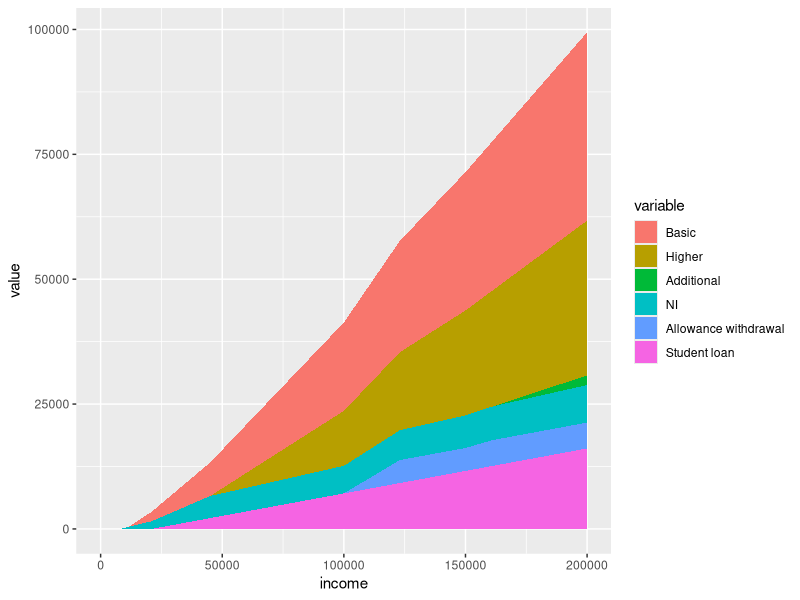
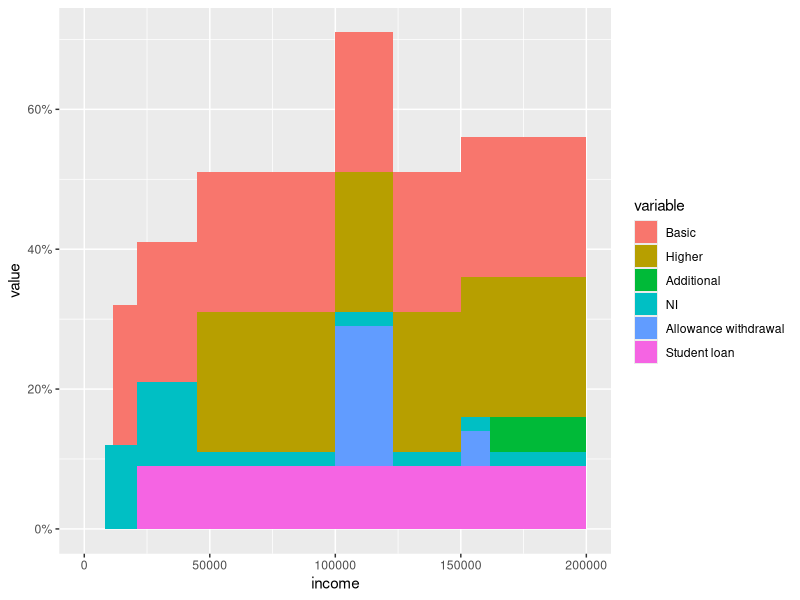

Reproduce these figures in R, in order.
# source this file with source('income-tax.R')

library(ggplot2)
library(reshape2)

# this should be an array of gross incomes over which we
# want to plot our data

# few_incomes is a replacement for gross_incomes which can be
# used for quick experimentations - graphs plot much faster with
# this much smaller dataset.
few_incomes <- c(100,10000, 15000, 15100, 44999,45001, 46000, 60000, 149000, 152000, 200000)

gross_incomes <- seq(1,200000, by=50)

# parameters defined by government:

# INCOME TAX #

# all of these sterling amounts are per annum.

# you get this much tax free:
personal_allowance <- 11500

# after which you're taxed at the Basic Rate:
basic_rate <- 0.2

# basic rate tax band is up to this much (after allowances):
higher_rate_threshold <- 33500

# at which point you are taxed at the Higher Rate:
higher_rate <- 0.4

# and then when you reach this much (after allowances):
additional_rate_threshold <- 150000

# you are taxed at the Additional Rate:
additional_rate <- 0.45 

# Personal allowance progressive withdrawl

# Your personal allowance goes down by one pound for
# every n pounds that your gross income is over the
# limit:
personal_allowance_withdrawl_unit <- 2
personal_allowance_withdrawl_limit <- 100000


# NATIONAL INSURANCE #

# these figures are class 1, regular employee amounts
# The UK government gives these in monthly, not annual, amounts
# so all of these sterling amounts are per calendar month

# the primary threshold is:
primary_threshold <- 680

# above the primary threshold
# to the upper earnings limit
# you pay:
primary_rate <- 0.12

# the upper earnings limit is:
upper_earnings_limit <- 3750

# above the upper earnings limit
# you pay:
upper_rate <- 0.02


# STUDENT LOAN #

# if your income is above (per annum)
student_loan_threshold = 21000

# then you will repay this much of your
# income over that:
student_loan_rate = 0.09

# End of government parameters #

basic_tax <- function(adj) { 
  max(0, adj * 0.2)
}

higher_tax <- function(adj) {
  max(0, (adj - higher_rate_threshold) * (higher_rate - basic_rate))
}

additional_tax <- function(adj) {
  max(0, (adj - additional_rate_threshold) * (additional_rate - higher_rate))
}

basic_tax_pa <- function(gross) {
  basic_tax(gross - personal_allowance)
}

higher_tax_pa <- function(gross) {
  higher_tax(gross - personal_allowance)
}

additional_tax_pa <- function(gross) {
  additional_tax(gross - personal_allowance)
}

tax_function <- function(gross, allowance) {
  post_allowance <- gross - allowance
  basic_tax(post_allowance) + higher_tax(post_allowance) + additional_tax(post_allowance)
}


# this doesn't work so well as a cumulation of rates, because the basic
# rate is 12%, and then higher than that is effectively a -10% on top
# of that. So will compute it as a single value, rather than tiers.
national_insurance_basic <- function(gross) {
  max(0, (gross - (primary_threshold * 12)) * primary_rate)
}

# this one looks a bit different to the others because it *can* give
# a negative contribution. max is moved to a different position, that
# might also work in the others?
national_insurance_higher <- function(gross) {
  max(0,(gross - (upper_earnings_limit * 12))) * (upper_rate - primary_rate)
}

national_insurance <- function(gross) {
  national_insurance_basic(gross) + national_insurance_higher(gross)
}


allowance_withdrawl <- function(gross) {
 withdrawn_allowance <- max(0, min(personal_allowance, (gross - personal_allowance_withdrawl_limit) / personal_allowance_withdrawl_unit))
 remaining_allowance <- personal_allowance - withdrawn_allowance
 tax_function(gross, remaining_allowance) - tax_function(gross, personal_allowance) 
}

student_loan <- function(gross) {
  max(0, (gross - student_loan_threshold) * student_loan_rate)
}

fr <- function(incomes) {
  x <- data.frame(incomes,
                        sapply(incomes, basic_tax_pa),
                        sapply(incomes, higher_tax_pa),
                        sapply(incomes, additional_tax_pa),
                        sapply(incomes, national_insurance),
                        sapply(incomes, allowance_withdrawl),
                        sapply(incomes, student_loan)
                       )
  colnames(x) <- c('income', "Basic","Higher","Additional","NI","Allowance withdrawal", "Student loan")
  x
}

tax_frame <- fr(gross_incomes)
few_tax_frame <- fr(few_incomes)

# produces a stacked plot of how each much tax comes from each
# component in total
ggplot(melt(tax_frame, id.vars='income'),
       aes(x=income, y=value, fill=variable)) + geom_area()

# i would like each row to be replaced with the difference
# with the previous row, in tax_frame (except column 1, incomes)
# and then normalised by the difference in column 1.

tax_matrix <- as.matrix(tax_frame)
marginal_tax_matrix <- tax_matrix[-1,] - tax_matrix[-(dim(tax_matrix)[1]),]

marginal_tax_matrix_normalised <- marginal_tax_matrix / marginal_tax_matrix[,1]

# put the original incomes back in:

marginal_tax_matrix_normalised[,1] <- tax_matrix[-1,1]

ggplot(melt(as.data.frame(marginal_tax_matrix_normalised), id.vars='income'), aes(x=income, y=value, fill=variable)) + geom_area() + scale_y_continuous(labels = scales::percent)
